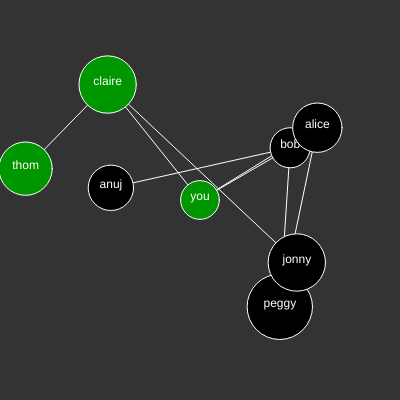
Frame 1 (no input)
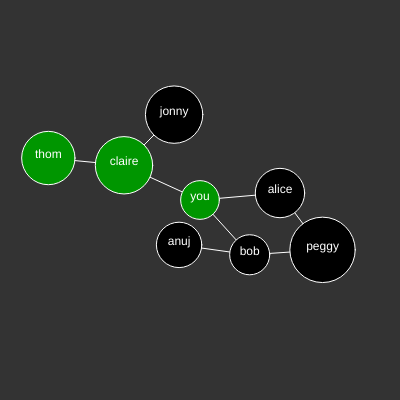
Frame 60 (no input)
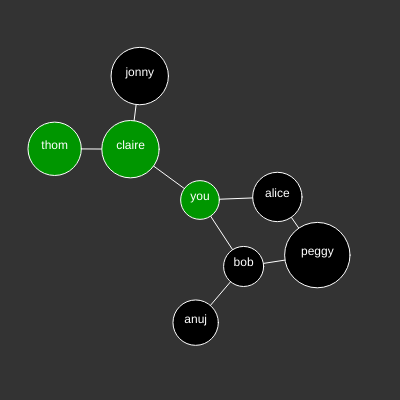
Frame 120 (the mouse pressed at the canvas centre since frame 60)

The p5.js sketch that drew these frames (run headless with seeded random() and noise() and a simulated clock; from frame 60 on, the mouse is pressed at the canvas centre):

// p5.js sketch
// ── sketch.js
// Based on
// Grokking Algorithms
// http://amzn.to/2n7KF4h

var graph;

function setup() {
  createCanvas(400, 400);
  graph = new Graph();
  graph.setStart(you);
  var you = graph.addNode('you');
  var bob = graph.addNode('bob');
  var alice = graph.addNode('alice');
  var claire = graph.addNode('claire');
  var anuj = graph.addNode('anuj');
  var peggy = graph.addNode('peggy');
  var thom = graph.addNode('thom');
  var jonny = graph.addNode('jonny');
  you.connect(alice, bob, claire);
  bob.connect(anuj, peggy);
  alice.connect(peggy);
  claire.connect(thom, jonny);

  graph.setStart(you);
  graph.setEnd(thom);


  bfs();

}

function draw() {
  background(51);
  graph.simulate();
  graph.show();
}


function bfs() {
  var queue = [];
  var path = [];
  queue.push(graph.start);

  while (queue.length > 0) {
    var person = queue.shift();
    if (!person.searched) {
      if (person == graph.end) {
        path.push(person);
        var next = person.parent;
        while (next) {
          path.push(next);
          next = next.parent;
        }
        console.log(path);
        break;
      } else {
        var next = person.edges;
        for (var i = 0; i < next.length; i++) {
          var neighbor = next[i];
          queue.push(neighbor);
          neighbor.parent = person;
        }
        person.searched = true;
      }
    }
  }

  for (var i = 0; i < path.length; i++) {
    path[i].highlight();
  }


}

// ── graph.js
function Graph() {
  this.graph = {};
  this.nodes = [];
  this.start = null;
  this.end = null;

  this.springLength = 64;
}

Graph.prototype.setStart = function(node) {
  this.start = node;
}

Graph.prototype.simulate = function() {
  this.nodes[0].pos.set(width / 2, height / 2);

  for (var i = 1; i < this.nodes.length; i++) {
    var node1 = this.nodes[i];
    for (var j = 0; j < this.nodes.length; j++) {
      if (i == j) continue;
      var node2 = this.nodes[j];
      var force = p5.Vector.sub(node1.pos, node2.pos);
      var dist = force.mag();

      var spring = 0;
      var k = 0.06;
      if (node1.isConnected(node2) || node2.isConnected(node1)) {
        spring = k * (this.springLength - dist);
      }
      var separate = 1 / (dist * k);
      force.setMag(spring + separate)
      node1.vel.mult(0.95);
      node1.vel.add(force);
    }
  }

  for (var i = 0; i < this.nodes.length; i++) {
    var node = this.nodes[i];
    node.pos.add(node.vel);
  }
}

Graph.prototype.setEnd = function(node) {
  this.end = node;
}

Graph.prototype.addNode = function(label) {
  var n = new Node(label);
  this.graph[label] = n;
  this.nodes.push(n);
  return n;
}

Graph.prototype.show = function() {
  for (var i = 0; i < this.nodes.length; i++) {
    this.nodes[i].showEdges();
  }
  for (var i = 0; i < this.nodes.length; i++) {
    this.nodes[i].show();
  }
}

// Graph.prototype.connect = function(a, b) {
//   this.graph[a].connect(b);
// }

// ── node.js
function Node(label) {
  this.pos = createVector(random(width),random(height));
  this.vel = createVector(0,0);

  this.label = label;
  this.edges = [];
  this.parent = null;
  this.searched = false;

  this.col = color(0);
}

Node.prototype.isConnected = function(neighbor) {
  var index = this.edges.indexOf(neighbor);
  if (index >= 0) {
    return true;
  } else {
    return false;
  }
}

Node.prototype.connect = function(neighbor) {
  for (var i = 0; i < arguments.length; i++) {
    this.edges.push(arguments[i]);
  }
}

Node.prototype.show = function() {
  textAlign(CENTER);
  var w = textWidth(this.label);
  stroke(255);
  fill(this.col);
  ellipse(this.pos.x, this.pos.y, w * 2, w * 2);
  fill(255);
  noStroke();
  text(this.label, this.pos.x, this.pos.y);
}

Node.prototype.highlight = function() {
  this.col = color(0, 150, 0);
}

Node.prototype.showEdges = function() {
  noFill();
  stroke(255);
  for (var i = 0; i < this.edges.length; i++) {
    line(this.pos.x, this.pos.y, this.edges[i].pos.x, this.edges[i].pos.y);
  }
}
